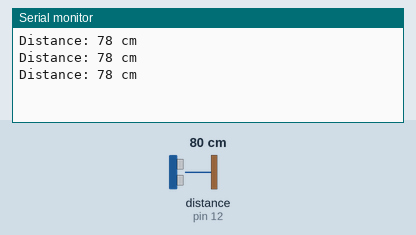
This sketch was run on a simulated Arduino Uno, built with avr-gcc and run on an emulated ATmega328P. Parts: the last lines printed to the serial monitor. Wiring (inferred from the names in the program): ultrasonic range finder: trigger pin 11; echo pin 12. The test bench sets the inputs (shaded band); at power-on: distance to the obstacle (sensor on pin 12) 80 cm. The echo pulse lasts 58.3 µs per cm.

Above: at 1.3 s.
1.4 s: distance to the obstacle (sensor on pin 12) set to 2 cm
At 1.9 s:
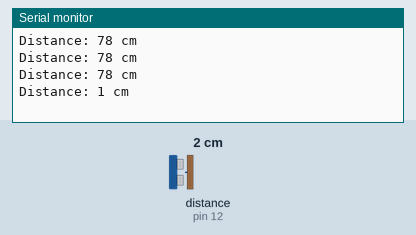
2.9 s: distance to the obstacle (sensor on pin 12) set to 4 cm
At 3.4 s:
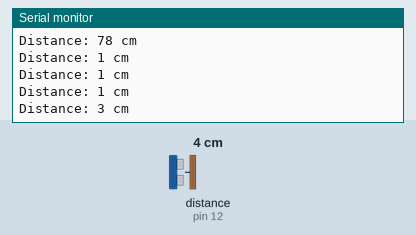
Timing chart, 0 to 5.9 s (numbered marks = the images above; inputs shaded):
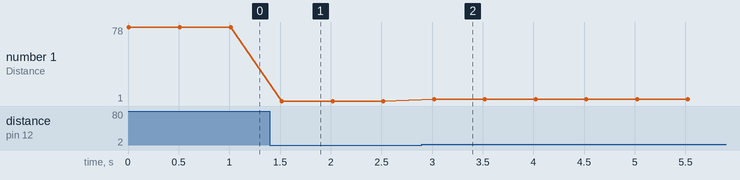

The sketch:

UntrasonicSensor.ino
```cpp
// Define pins for the ultrasonic sensor
const int trigPin = 11;
const int echoPin = 12;

// Variable to store the duration and distance
long duration;
int distance;

void setup() {
  // Start the serial monitor at a baud rate of 9600
  Serial.begin(9600);

  // Define the trigPin as OUTPUT and the echoPin as INPUT
  pinMode(trigPin, OUTPUT);
  pinMode(echoPin, INPUT);
}

void loop() {
  // Clear the trigPin by setting it LOW
  digitalWrite(trigPin, LOW);
  delayMicroseconds(2);

  // Trigger the sensor by setting the trigPin HIGH for 10 microseconds
  digitalWrite(trigPin, HIGH);
  delayMicroseconds(10);
  digitalWrite(trigPin, LOW);

  // Read the echoPin, and calculate the duration in microseconds
  duration = pulseIn(echoPin, HIGH);

  // Calculate the distance in centimeters
  distance = duration * 0.034 / 2;

  // Print the distance on the serial monitor
  Serial.print("Distance: ");
  Serial.print(distance);
  Serial.println(" cm");

  // Add a short delay before the next loop
  delay(500);
}
```

Measured:
- after the input at 1.4 s, the serial monitor: prints a new line after 0.12 s (image 1)
- after the input at 2.9 s, the serial monitor: prints a new line after 0.12 s (image 2)
- plotted number 1: 78 → 1 after the input at 1.4 s, 1 → 3 after the input at 2.9 s
